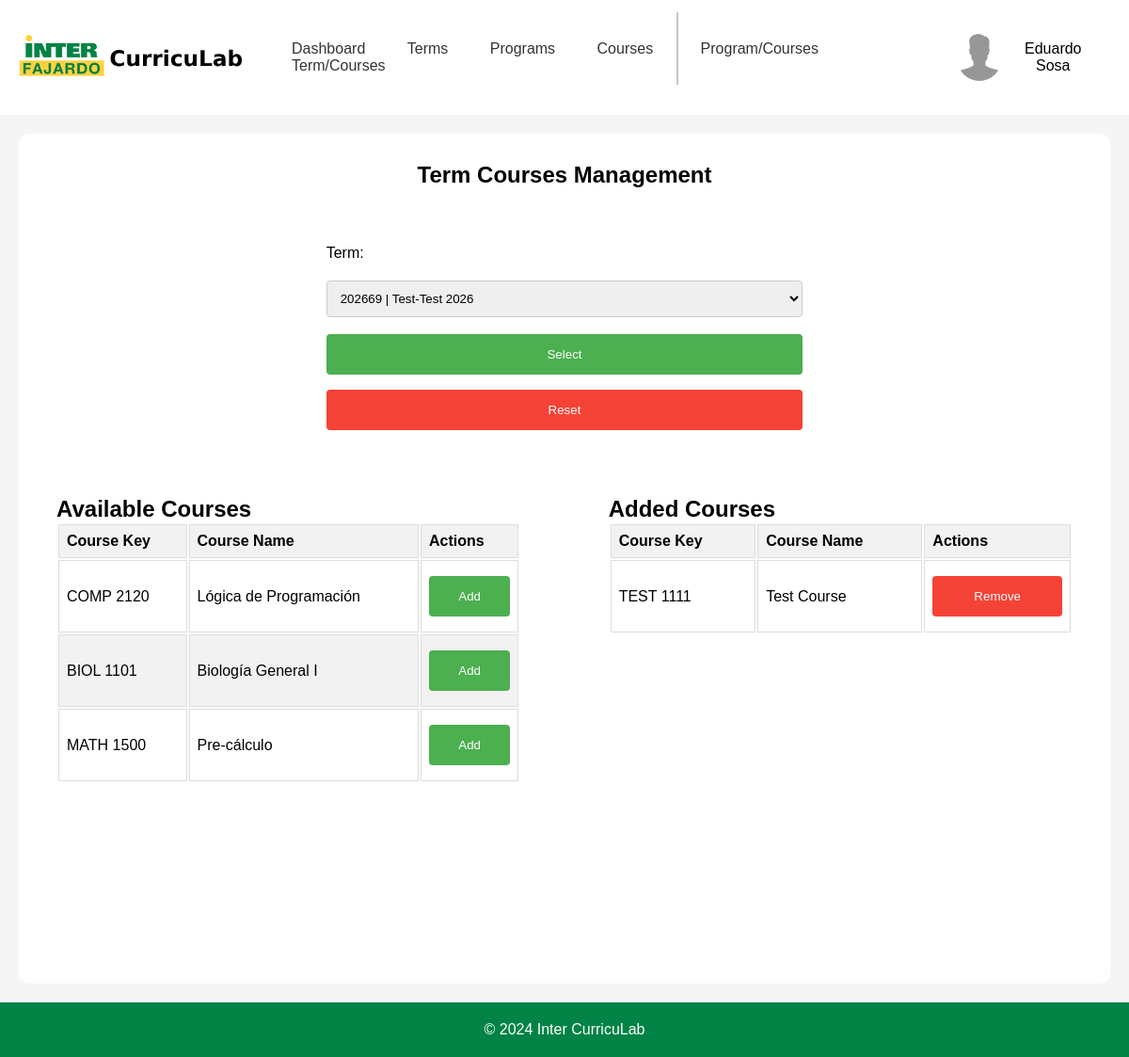
/templates/adminPages/adminTermCourses.php?term=202669 (signed in), run on the app's committed database.
### tables this page shows
CREATE TABLE "course" (
	"CourseID"	INTEGER NOT NULL UNIQUE,
	"CourseKey"	TEXT,
	"CourseName"	TEXT,
	"CompetencyKey"	TEXT,
	PRIMARY KEY("CourseID" AUTOINCREMENT),
	FOREIGN KEY("CompetencyKey") REFERENCES "competency"("CompetencyKey")
);

### templates/adminPages/adminTermCourses.php (the view, shortened to what this page needs)
<?php
$config = require_once '../../backend/php/config.php';
if (!isset($_SESSION['email'])) {
    header('Location: ../index.php');
    exit();
} elseif ($_SESSION['accountType'] !== 'Admin' && $_SESSION['accountType'] !== 'Root' && $_SESSION['accountType'] !== 'Staff') {
    header('Location: ../staffPages/profPage.php');
    exit;
} else {
    if ($config['db']['type'] === 'sqlite') {
        $db = new SQLite3($config['db']['sqlite']['path']);
    } elseif ($config['db']['type'] === 'mysql') {
        $dsn = "mysql:host={$config['db']['mysql']['host']};dbname={$config['db']['mysql']['dbname']}";
        $db = new PDO($dsn, $config['db']['mysql']['username'], $config['db']['mysql']['password']);
    }
    cleanUpTermCourses($db);
    $queryCourse = "SELECT * FROM course";
    $stmtCourse = $db->prepare($queryCourse);
    $resultCourse = $stmtCourse->execute();
    $courses = fetchAllRows($resultCourse);
    $queryTerm = "SELECT * FROM term";
    $stmtTerm = $db->prepare($queryTerm);
    $resultTerm = $stmtTerm->execute();
    $terms = fetchAllRows($resultTerm);
    $queryTermCourse = "SELECT * FROM termCourses";
    $stmtTermCourse = $db->prepare($queryTermCourse);
    $resultTermCourse = $stmtTermCourse->execute();
    $termCourses = fetchAllRows($resultTermCourse);
    $selectedTermKey = $_GET['term'] ?? null;
    if ($selectedTermKey) {
        $queryTermCourses = "SELECT * FROM termCourses WHERE TermKey = :termKey";
        $stmtTermCourses = $db->prepare($queryTermCourses);
        $stmtTermCourses->bindValue(':termKey', $selectedTermKey, SQLITE3_TEXT);
        $resultTermCourses = $stmtTermCourses->execute();
        $termCourses = fetchAllRows($resultTermCourses);
    } else {
        $termCourses = [];
    }
}
function fetchAllRows($result) {
    $rows = [];
    while ($row = $result->fetchArray(SQLITE3_ASSOC)) {
        $rows[] = $row;
    }
    return $rows;
}
function cleanUpTermCourses($db) {
    $queryTermCourses = "SELECT * FROM termCourses";
    $stmtTermCourses = $db->prepare($queryTermCourses);
    $resultTermCourses = $stmtTermCourses->execute();
    $termCourses = fetchAllRows($resultTermCourses);
    foreach ($termCourses as $termCourse) {
        $queryTerm = "SELECT * FROM term WHERE TermKey = :termKey";
        $stmtTerm = $db->prepare($queryTerm);
        $stmtTerm->bindValue(':termKey', $termCourse['TermKey'], SQLITE3_TEXT);
        $resultTerm = $stmtTerm->execute();
    }
}
?>
<!DOCTYPE html>
<html lang="en">
<head>
    <link rel="stylesheet" href="../../static/css/headerFooter.css">
    <link rel="stylesheet" href="../../static/css/adminTermCourses.css">
</head>
<body>
    <div id="headerNav">
        <div class="logo">
            <a href="adminDashboard.php">
                <img src="../../static/img/inter-logo-full.png" alt="Inter CurricuLab">
            </a>
        </div>
        <nav>
            <a href="adminDashboard.php">Dashboard</a>
            <a href="adminTerms.php">Terms</a>
            <a href="adminPrograms.php">Programs</a>
            <div class="dropdown">
                <a href="adminCourses.php">Courses</a>
            </div>
            <a class="navDivider"></a>
            <a href="adminProgramCourses.php">Program/Courses</a>
            <a href="#" class="active">Term/Courses</a>
        </nav>
        <div class="userBox">
            <button onclick="myFunction()" class="userDropdownButton">
                <img src="../../static/img/userProfile.jpg" alt="User" >
                <?php
                echo $_SESSION['firstName'] . ' ' . $_SESSION['lastName'];
                ?>
            </button>
        </div>
    </div>
    <div id="container">
        <div class="container-upperBox">
            <div class="gridParent">
                <div class="termSelector">
                    <h2>Term Courses Management</h2>
                    <form id="termForm">
                        <label for="term">Term:</label>
                        <select id="term" name="term">
                            <?php
                            foreach ($terms as $term) {
                                echo '<option value="' . htmlspecialchars($term['TermKey']) . '"';
                                if ($selectedTermKey == $term['TermKey']) {
                                    echo ' selected';
                                }
                                echo '>' . htmlspecialchars($term['TermKey']) . ' | ' . htmlspecialchars($term['TermName']) . '</option>';
                            }
                            ?>
                        </select>
                        <button id="termSelectorButton">Select</button>
                        <button id="resetButton">Reset</button>
                    </form>
                </div>
                <div class="coursesTable">
                    <h2>Available Courses</h2>
                    <table>
                        <thead>
                            <tr>
                                <th>Course Key</th>
                                <th>Course Name</th>
                                <th>Actions</th>
                            </tr>
                        </thead>
                        <?php
                        if (!$selectedTermKey) {
                            echo '<tbody hidden="hidden">';
                        } else {
                            echo '<tbody>';
                        }
                        ?>
                        <?php
                        foreach ($courses as $course) {
                            $isCourseInTerm = false;
                            foreach ($termCourses as $termCourse) {
                                if ($termCourse['CourseKey'] == $course['CourseKey']) {
                                    $isCourseInTerm = true;
                                    break;
                                }
                            }
                            if (!$isCourseInTerm) {
                                echo '<tr>';
                                echo '<td>' . $course['CourseKey'] . '</td>';
                                echo '<td>' . $course['CourseName'] . '</td>';
                                ?>
                                <td>
                                    <form method="post" action="<?php echo $_SERVER['PHP_SELF']; ?>">
                                        <button type="submit" name="addCourse" class="addButton">Add</button>
                                    </form>
                                </td>
                                <?php
                                echo '</tr>';
                            }
                        }
                        ?>
                        </tbody>
                    </table>
                </div>
                <div class="addedCourses">
                    <h2>Added Courses</h2>
                    <table>
                        <thead>
                            <tr>
                                <th>Course Key</th>
                                <th>Course Name</th>
                                <th>Actions</th>
                            </tr>
                        </thead>
                        <tbody>
                            <?php
                            foreach ($courses as $course) {
                                $isCourseInTerm = false;
                                foreach ($termCourses as $termCourse) {
                                    if ($course['CourseKey'] === $termCourse['CourseKey']) {
                                        $isCourseInTerm = true;
                                        break;
                                    }
                                }
                                if ($isCourseInTerm) {
                                    echo '<tr>';
                                    echo '<td>' . $course['CourseKey'] . '</td>';
                                    echo '<td>' . $course['CourseName'] . '</td>';
                                    ?>
                                    <td>
                                        <form method="post" action="<?php echo $_SERVER['PHP_SELF']; ?>">
                                            <button type="submit" name="removeCourse" class="removeButton">Remove</button>
                                        </form>
                                    </td>
                                    <?php
                                    echo '</tr>';
                                }
                            }
                            ?>
                        </tbody>
                    </table>
                </div>
            </div>
        </div>
    </div>
    <footer>
        <p>&copy; 2024 Inter CurricuLab</p>
    </footer>
</body>
</html>

### static/css/headerFooter.css (style rules this page uses)
* { margin: 0; padding: 0; box-sizing: border-box; font-family: 'Poppins', sans-serif; }
body { display: flex; flex-direction: column; min-height: 100vh; }
#headerNav { display: flex; justify-content: space-between; align-items: center; }
.logo { margin: 20px; }
.logo img { width: 250px; }
nav a:not(.navDivider) { padding: 20px; text-decoration: none; color: #333; border-radius: 5px; }
.navDivider { margin-right: 4px; border-right: 2px solid #c3c3c3; padding: 30px 0; }
.userBox { margin: 20px; }
.userDropdownButton { padding: 16px; font-size: 16px; border: none; cursor: pointer; background-color: transparent; border-radius: 5px; }
.userBox { position: relative; display: inline-block; }
.userBox img { width: 50px; height: 50px; border-radius: 50%; margin-right: 10px; }
.userDropdownButton img { pointer-events: none; }
.userBox button { display: flex; align-items: center; justify-content: center; }
.dropdown { position: relative; display: inline-block; }
footer { background-color: #008345; color: white; text-align: center; padding: 20px; margin-top: auto; }

### static/css/adminTermCourses.css (style rules this page uses)
#container { display: flex; flex-direction: column; background-color: #f5f5f5; flex-grow: 1; }
.container-upperBox { display: flex; flex-direction: column; align-items: center; background-color: white; margin: 20px; padding: 20px; border-radius: 10px; flex-grow: 1; }
.gridParent { display: grid; grid-template-columns: repeat(2, 1fr) 0.2fr repeat(2, 1fr); grid-template-rows: repeat(5, 1fr); grid-column-gap: 0; grid-row-gap: 0; width: 100%; height: 100%; }
.termSelector { grid-area: 1 / 2 / 3 / 5; }
.coursesTable { grid-area: 3 / 1 / 5 / 3; }
.addedCourses { grid-area: 3 / 4 / 5 / 6; }
.termSelector { display: flex; align-content: center; text-align: center; justify-content: center; flex-direction: column; }
.termSelector h2 { margin: 10px 0; font-size: 1.5em; }
#termForm { display: flex; flex-direction: column; align-items: flex-start; background-color: white; margin: 20px; padding: 20px; border-radius: 10px; flex-grow: 1; }
#termForm label { margin: 10px 0; }
#termForm select { width: 100%; padding: 10px; margin: 10px 0; border: 1px solid #ccc; border-radius: 4px; box-sizing: border-box; }
#termForm #termSelectorButton { background-color: #4CAF50; color: white; padding: 14px 20px; margin: 8px 0; border: none; border-radius: 4px; cursor: pointer; width: 100%; }
#termForm #resetButton { background-color: #f44336; color: white; padding: 14px 20px; margin: 8px 0; border: none; border-radius: 4px; cursor: pointer; width: 100%; }
.coursesTable { display: flex; flex-direction: column; border-collapse: collapse; margin: 20px; }
.coursesTable th { background-color: #f2f2f2; }
.coursesTable th, .coursesTable td { border: 1px solid #ddd; padding: 8px; text-align: left; }
.coursesTable tr:nth-child(even) { background-color: #f2f2f2; }
.addButton { background-color: #4CAF50; color: white; padding: 14px 20px; margin: 8px 0; border: none; border-radius: 4px; cursor: pointer; width: 100%; }
.addedCourses { display: flex; flex-direction: column; border-collapse: collapse; margin: 20px; }
.addedCourses th { background-color: #f2f2f2; }
.addedCourses th, .addedCourses td { border: 1px solid #ddd; padding: 8px; text-align: left; }
.removeButton { background-color: #f44336; color: white; padding: 14px 20px; margin: 8px 0; border: none; border-radius: 4px; cursor: pointer; width: 100%; }

### data on the page
course: CourseKey "COMP 2120", CourseName "Lógica de Programación"
course: CourseKey "BIOL 1101", CourseName "Biología General I"
course: CourseKey "MATH 1500", CourseName "Pre-cálculo"
course: CourseKey "TEST 1111", CourseName "Test Course"

### other printed values
$_SESSION['firstName'] "Eduardo"
$_SESSION['lastName'] "Sosa"
form field term "202669 | Test-Test 2026"
